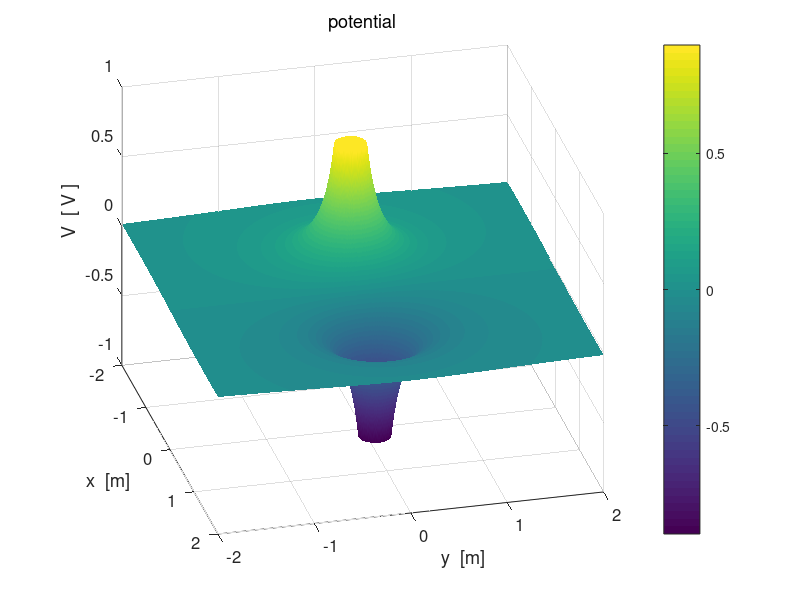

Here is the MATLAB script that generated this plot: (Note: this script raises an error after producing the figure.)
% cemVE04.m
% 8 april 2016
% Ian Cooper
% School of Physics, University of Sydney
% http://www.physics.usyd.edu.au/teach_res/mp/mphome.htm

% Potential and Electric Field in [2D] region
% 2 charges placesd along X axis
% Dipole / charges of the same charge / charges of different magnitudes
% For different charge distributions you need to modify the code for
     % figure 6 - need to adjust the starting postions of the streamlines
     % need more streamlines for the higer charge --> 
     % density of electric lines proportion to strength of electric field


clear all
close all
clc
tic



% INPUTS  ================================================================

% Number of grid point    [N = 10001]
   N = 1001;
   
% Charge  Q = [10, 0, 0, 0, 0] 
   Q = [+20, -20, 0, 0, 0] .* 1e-6;
   
% Radius of circular charged conductor;   
   a = 0.2;
   
% X & Y components of position of charges  [0, 0, 0, 0, 0]
   xC = [-0.5,  0.5,  0.5, -0.5, 0];
   yC = [ 0,    0,    0,    0,   0];

% 5 random charges   uncomment to run the program for 5 random charges
%   Q = (1 + 9 .* rand(5,1)) .* 1e-6;
%   xC = -2 + 4 .* rand(5,1); 
%   yC = -2 + 4 .* rand(5,1); 

% constants
   eps0 = 8.854e-12;
   kC = 1/(4*pi*eps0);
   
% Dimensions of region / saturation levels
%   [dimensions of region -2 to 2 / minR = 1e-6 / Esat = 1e6 / Vsat = 1e6]
   minX = -2;  
   maxX =  2;
   minY = -2;
   maxY =  2;
   minR = 1e-6;
   minRx = 1e-6;
   minRy = 1e-6;
   Vsat = kC * max(abs(Q)) / a;
   Esat = kC * max(abs(Q)) / a^2;
   
% SETUP  =================================================================
   
  % fields
    V = zeros(N,N);
    Ex = zeros(N,N); Ey = zeros(N,N);
  % [2D] region
    x  = linspace(minX,maxX,N);
    y = linspace(minY, maxY,N);
    
  % color of charged object  +  red   /   - black
    col1 = [1 0 0];
    col2 = [0 0 0];
    %if Q(1) < 0; col1 = [0 0 0]; end;
        
  % grid positions
    [xG, yG] = meshgrid(x,y);


% CALCULATION: POTENTIAL & ELECTRIC FIELD ================================

for n = 1 : 2
   Rx = xG - xC(n);
   Ry = yG - yC(n);
   
   index = find(abs(Rx)+ abs(Ry) == 0); 
   Rx(index) = minRx;  Ry(index) = minRy;
   
   R = sqrt(Rx.^2 + Ry.^2);
   R(R==0) = minR;
   V = V + kC .* Q(n) ./ (R);
   
   R3 = R.^3;
   Ex = Ex + kC .* Q(n) .* Rx ./ R3;
   Ey = Ey + kC .* Q(n) .* Ry ./ R3;
end

   if max(max(V)) >=  Vsat; V(V > Vsat)  = Vsat; end;
   if min(min(V)) <= -Vsat; V(V < -Vsat) = -Vsat; end;

   E = sqrt(Ex.^2 + Ey.^2);
   if max(max(E)) >=  Esat; E(E >  Esat)  =  Esat; end;
   if min(min(E)) <= -Esat; E(E < -Esat)  = -Esat; end;
   
   if max(max(Ex)) >=  Esat; Ex(Ex >  Esat)  =  Esat; end;
   if min(min(Ex)) <= -Esat; Ex(Ex < -Esat)  = -Esat; end;
   
   if max(max(Ey)) >=  Esat; Ey(Ey >  Esat)  =  Esat; end;
   if min(min(Ey)) <= -Esat; Ey(Ey < -Esat)  = -Esat; end;
   

% GRAPHICS ===============================================================

%%

figure(1)   % 11111111111111111111111111111111111111111111111111111111111
   set(gcf,'units','normalized','position',[0.01 0.52 0.23 0.32]);
   surf(xG,yG,V./1e6);
   
   xlabel('x  [m]'); ylabel('y  [m]'); zlabel('V  [ V ]');
   title('potential','fontweight','normal');
   
   rotate3d
   view(76,32);
   set(gca,'fontsize',12)
   set(gca,'xLim',[-2, 2]); set(gca,'yLim',[-2, 2]);
   
   shading interp;
   h = colorbar;
   h.Label.String = 'V   [ MV ]';
   colormap(parula);
   axis square
   box on

%%   
figure(2)   %2222222222222222222222222222222222222222222222222222222222222
   set(gcf,'units','normalized','position',[0.25 0.52 0.23 0.32]);
   zP = V./1e6;
   contourf(xG,yG,zP,16);
   %set(gca,'xLim',[-5,5]); set(gca,'yLim', [-5, 5]);
   %set(gca,'xTick',-5:5); set(gca,'yTick', -5:5);
   hold on
   
   % charged conductors 
      col = col1;
      if Q(1) < 0; col = col2; end;
      
      pos1 = [-a+xC(1), -a, 2*a, 2*a];
      h = rectangle('Position',pos1,'Curvature',[1,1]);
      set(h,'FaceColor',col,'EdgeColor',col);
      col = col1;
      if Q(2) < 0; col = col2; end;
      pos2 = [-a-xC(1), -a, 2*a, 2*a];
      h = rectangle('Position',pos2,'Curvature',[1,1]);
      set(h,'FaceColor',col,'EdgeColor',col);
   
   xlabel('x  [m]'); ylabel('y  [m]');
   title('potential','fontweight','normal');
      
   shading interp
   h = colorbar;
   h.Label.String = 'V   [ MV ]';
   colormap(parula);
   
   
   set(gca,'fontsize',12);
   axis square
   box on

%%

figure(3)   % 33333333333333333333333333333333333333333333333333333333333
   set(gcf,'units','normalized','position',[0.49 0.52 0.23 0.32]);
       c = 0; yStep = zeros(1,5);
       
      for n = ceil(N/2) : ceil(N/10): N
   %  for n = [1 11 21 31 41 51]
        xP = xG(n,:); yP = V(n,:)./1e6;
        plot(xP,yP,'linewidth',2);
        hold on
        c = c+1;
        yStep(c) = yG(n,1);
     end
     
       %tt = num2str(yStep,2);
       %tm1 = 'y  =  ';
       %tm2 = tt;
       %tm = [tm1 tm2];
       tm = 'Potential profiles for different y values';
       xlabel('x  [m]'); ylabel('V  [ MV ]');
       set(gca,'fontsize',12)  
       h_title = title(tm);
       set(h_title,'fontsize',12,'FontWeight','normal');
       %set(gca,'xTick',-5:5);
       tm1 = num2str(yStep(1),2);
       tm2 = num2str(yStep(2),2); tm3 = num2str(yStep(3),2);
       tm4 = num2str(yStep(4),2);  tm5 = num2str(yStep(5),2);
       %tm6 = num2str(yStep(6),3);
       h = legend(tm1,tm2,tm3,tm4,tm5,'Orientation','horizontal');
       set(h,'Location','northOutside');
      % 
%%
figure(4)   % 4444444444444444444444444444444444444444444444444444444444
     set(gcf,'units','normalized','position',[0.73 0.52 0.23 0.32]);
     
     c = 0; yStep = zeros(1,5);
     for n = ceil(N/2) : ceil(N/10): N
   %  for n = [1 11 21 31 41 51]
        xP = xG(n,:); yP = E(n,:)./1e6;
        plot(xP,yP,'linewidth',2);
        hold on
        c = c+1;
        yStep(c) = yG(n,1);
     end
     
    xlabel('x  [m]'); ylabel('| E |  [ MV/m ]');
    tm = '| E | profiles for different y values';
    h = title(tm);
    set(h,'fontsize',12,'FontWeight','normal');
       
    tm1 = num2str(yStep(1),2);
    tm2 = num2str(yStep(2),2); tm3 = num2str(yStep(3),2);
    tm4 = num2str(yStep(4),2);  tm5 = num2str(yStep(5),2);
    h = legend(tm1,tm2,tm3,tm4,tm5);
    set(h,'Orientation','horizontal','Location','northOutside'); 
       
    set(gca,'fontsize',12);
    box on;

%%    
figure(5)   % 5555555555555555555555555555555555555555555555555555555555
set(gcf,'units','normalized','position',[0.01 0.1 0.23 0.32]);
   surf(xG,yG,E./1e6);
   
   xlabel('x  [m]'); ylabel('y  [m]'); zlabel('E  [ V / m ]');
   title('electric field | E |','fontweight','normal');
   
  
   colorbar
   shading interp
   h =  colorbar;
   h.Label.String = '| E |   [ MV/m ]';
   rotate3d
   view(30,50);
   
   axis square
   set(gca,'fontsize',12) 
   box on
   
%%
figure(6)   % 66666666666666666666666666666666666666666666666666666666666
   set(gcf,'units','normalized','position',[0.25 0.1 0.23 0.32]);  
   contourf(xG,yG,V./1e6,12)
      
   xlabel('x  [m]'); ylabel('y  [m]');
   title('potential','fontweight','normal');
  
   hold on
     
   % Electric field lines
   %     need to reverse the direction of streamlines for neg charges
   Ns = abs(Q(2)/Q(1));       % ratio of charges
     % Charge 1 
      ang = pi/6  :pi/6 : 2*pi-pi/6;      % same charge
     % ang = 0:pi/6:2*pi;             % opposite charges        
      
      if Q(1) > 0;
          p3 = Ex; p4 = Ey;
      else 
          p3 = -Ex; p4 = -Ey;
          
      end
      sx = xC(1) + a .* cos(ang); sy = a .* sin(ang);
      %sx(sy==0) = sx(1); sy(sy==0) = sy(1);
      h = streamline(xG,yG,p3,p4,sx,sy);
      set(h,'linewidth',2,'color',[1 1 1]);
          
     % Charge 2 
     ang = pi/6 : pi/(6*Ns) : 2*pi-pi/6;   % unequal charges
      
     if Q(2) > 0;
         p3 = Ex; p4 = Ey;
     else 
         p3 = -Ex; p4 = -Ey;
     end
      
      sx = xC(2) - a .* cos(ang); sy = a .* sin(ang);
      h = streamline(xG,yG,p3,p4,sx,sy);
      set(h,'linewidth',2,'color',[1 1 1]);
      
      % charged conductors
      col = col1;
      if Q(1) < 0; col = col2; end;
      pos1 = [-a+xC(1), -a, 2*a, 2*a];
      h = rectangle('Position',pos1,'Curvature',[1,1]);
      set(h,'FaceColor',col,'EdgeColor',col);
      
      col = col1;
      if Q(2) < 0; col = col2; end;
      pos2 = [-a-xC(1), -a, 2*a, 2*a];
      h = rectangle('Position',pos2,'Curvature',[1,1]);
      set(h,'FaceColor',col,'EdgeColor',col); 
        
   shading interp
   h = colorbar;
   h.Label.String = 'V   [ MV ]';
   h = colormap('parula');
   beta = 0.5;
   brighten(h,beta);
      
   set(gca,'xLim',[minX,maxX]); set(gca,'yLim', [minY, maxY]);
  
   axis square;
   box on;
     
%%
figure(7)   % 7777777777777777777777777777777777777777777777777777777777
   set(gcf,'units','normalized','position',[0.49 0.1 0.23 0.32]);
   pcolor(xG,yG,E./1e6);
   
   xlabel('x  [m]'); ylabel('y  [m]');
   title('electric field | E | ','fontweight','normal');
   
   %set(gca,'xLim',[-5,5]); set(gca,'yLim', [-5, 5]);
   %set(gca,'xTick',-5:5); set(gca,'yTick', -5:5);
   
   shading interp
   h = colorbar;
   h.Label.String = '|E|   [ MV/m ]';
   
   axis square
   set(gca,'fontsize',12)
   box on   
   

 
%%       
figure(8)    % 8888888888888888888888888888888888888888888888888888888888
     set(gcf,'units','normalized','position',[0.73 0.1 0.23 0.32]); 
     hold on
     index1 = 51 : 50 : 951;
     index1 = [index1 500 502];
     index2 = index1;
          
     p1 = xG(index1, index2); p2 = yG(index1, index2);
     
     % scaling of electric field lines: unit length
        p3 = Ex(index1, index2)./(E(index1,index2));
        p4 = Ey(index1, index2)./(E(index1,index2));
     % no scaling of electric field lines
     %  p3 = Ex(index1, index2); p4 = Ey(index1, index2); 
     
     h = quiver(p1,p2,p3,p4,'autoscalefactor',0.8);
     set(h,'color',[0 0 1],'linewidth',1.2)
     
      hold on
      
      % charged conductors
      col = col1;
      if Q(1) < 0; col = col2; end;
      pos1 = [-a+xC(1), -a, 2*a, 2*a];
      h = rectangle('Position',pos1,'Curvature',[1,1]);
      set(h,'FaceColor',col,'EdgeColor',col);
      
      col = col1;
      if Q(2) < 0; col = col2; end;
      pos2 = [-a-xC(1), -a, 2*a, 2*a];
      h = rectangle('Position',pos2,'Curvature',[1,1]);
      set(h,'FaceColor',col,'EdgeColor',col);
     
     xlabel('x  [m]'); ylabel('y  [m]');
     title('direction of scaled E at grid points','fontweight','normal');
     
     set(gca,'xLim',[-2,2]); set(gca,'yLim', [-2, 2]);
     axis([-2 2 -2 2]);
     axis equal
     box on
 
     %%

     toc
     
   
